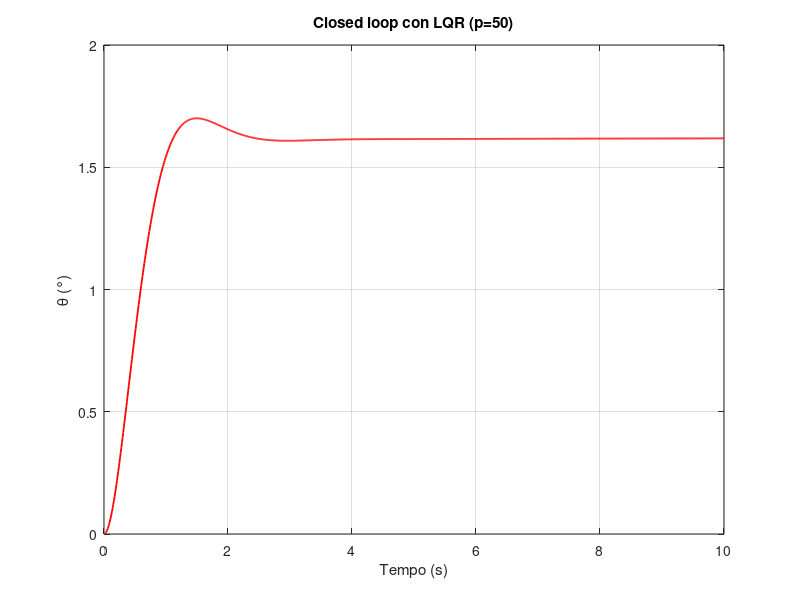

The MATLAB source for this figure: (Note: this script raises an error after producing the figure.)
%% Controllabilità, closed loop, lqr, Nbar, variazioni di p ed R

clear; close all; clc;
A = [-0.313 56.7 0; -0.0139 -0.426 0; 0 56.7 0]; B = [0.232; 0.0203; 0]; C = [0 0 1]; D = 0;
t = 0:0.01:10;
r = rad2deg(0.2);     % riferimento: con questo passiamo da radianti a gradi con il minimo errore

Kal = ctrb(A,B);      % matrice di controllabilità di Kalman, ctrb la crea
rank_Kal = rank(Kal);
if rank_Kal==3
    fprintf('Il sistema è completamente controllabile.\n\n')
else
    fprintf('Il sistema NON è completamente controllabile, male male.\n')
end

% Cerchiamo la matrice K (Kalmann gain) con il metodo lqr
p = 50;
Q = p*(C'*C);
R = 1;
K = lqr(A,B,Q,R);
sist_cc_lqr = ss(A-B*K, B, C, D);            % sistema circuito chiuso con LQR
plot(t, (step(r*sist_cc_lqr,t)), 'r', 'LineWidth', 1.3); grid on; title('Closed loop con LQR (p=50)'); xlabel('Tempo (s)'); ylabel('\theta (°)');

% Questi comandi permettono di ottenere rise time, settling time e overshoot
info = stepinfo(r*sist_cc_lqr);
rise_time = info.RiseTime; settling_time = info.SettlingTime; overshoot = info.Overshoot;

ftcc_lqr = tf(sist_cc_lqr);                 % funzione di trasferimento circuito chiuso con lqr
thetaf_lqr = dcgain(r*ftcc_lqr);              % valore a regime (stady state value)
err_regime_lqr = (r-thetaf_lqr)/r*100;
fprintf('Caso p = %d e R = %d.\nIl theta finale con solo lqr è %.2f°, quindi troppo poco.\nInoltre l''errore a regime è %.2f%%\n', p, R, thetaf_lqr, err_regime_lqr)

% Aggiunta del precompensatore Nbar
Nbar = rscale(A,B,C,D,K);
sist_cc_lqr_Nbar = ss(A-B*K, B*Nbar, C, D);
ftcc_lqr_Nbar = tf(sist_cc_lqr_Nbar);           % ora ho la ft data da lqr dopo aver applicato Nbar
thetaf_Nbar = dcgain(r*ftcc_lqr_Nbar);
err_regime_lqr_Nbar = abs((r-thetaf_Nbar)/r*100);

fprintf('\nRequisiti di progettazione:\n- overshoot < 10%%\n- tempo di salita < 2s\n- tempo di assestamento < 10s\n- errore a regime < 2%%\n\n')
fprintf('Con p = %i e R = %i ho:\n- overshoot = %.2f%%\n- tempo di salita = %.4fs\n- tempo di assestamento = %.4fs\n- errore a regime = %.2d%%\n ', p, R, overshoot, rise_time, settling_time, err_regime_lqr_Nbar)

figure; plot(t, (step(r*sist_cc_lqr,t)), 'r', t, step(r*sist_cc_lqr_Nbar,t), 'b', t, r*ones(size(t)), 'k--', 'LineWidth', 1.3); grid on; title('Closed loop (con LQR) con e senza Nbar (p = 50)'); xlabel('Tempo (s)'); ylabel('\theta (°)'); legend('Closed loop con LQR', 'Closed loop con LQR e Nbar', 'Riferimento');

% figure; step(r*sist_cc_Nbar); grid on; ylabel('angolo di beccheggio (°)'); title('CC con LQR e Nbar (p=50)');

% Sistema con uscita delta (deflessione equilibratore)
theta = step(r*sist_cc_lqr_Nbar, t);
sist_delta = ss(A-B*K, B*Nbar, -K, Nbar);
delta = step(r*sist_delta, t);
% figure; plot(delta, 'LineWidth', 1.5); grid on; xlabel('Tempo (s)'); ylabel('\delta (°)'); title('Deflessione dell''equilibratore (p=50, con Nbar)');

delta_max=max(abs(delta));
fprintf('\nPicco di delta = %.2f°.\n', delta_max);
fprintf('\nIl picco di delta è più di quanto un equilibratore reale possa deflettere.\nIl progetto non è realistico. Mi sembra un problema.\n')

% figure; plot(t, theta, 'r', t, delta, 'b', 'LineWidth', 1.3); grid on; xlabel('Tempo (s)'); ylabel('Angolo (°)'); legend('Angolo di beccheggio (\theta)', 'Deflessione dell''equilibratore (\delta)');
figure;
subplot(2,1,1); plot(t, theta, 'b', t, r*ones(size(t)), 'k--', 'LineWidth', 1.3); grid on; title('Variazione degli angoli di beccheggio e deflessione'); xlabel('Tempo (s)'); ylabel('\theta (°)');
% legend('Angolo di beccheggio', 'Riferimento', 'Location', 'southeast')
legend('','Riferimento', 'Location', 'southeast')

subplot(2,1,2); plot(t, delta, 'r', t, 0*ones(size(t)), 'k--', 'LineWidth', 1.3); grid on; xlabel('Tempo (s)'); ylabel('\delta (°)');
% legend('Angolo di deflessione', 'Riferimento', 'Location', 'northeast')
% legend('', 'Riferimento', 'Location', 'northeast')

S_lqr = valuta(A, B, C, K, Nbar, t);

% Valutazione del costo J
[K,S,P] = lqr(A,B,Q,R);    % dà K, la matrice soluzione dell'equazione di Riccati, i poli a cc (autovalori di A−BK)
x_ss = [0 0 r]'; 
J = x_ss' * S * x_ss;
fprintf('\nIl costo J è %.1f.\n', J)

%% R = 1 fissato, variamo p
t = 0:0.01:3;
pv  = [4 50 200];

figure('Name','Variazione di p');
fprintf('\n------------------ LQR al variare di p (con Nbar e R = 1) ------------------\n');
fprintf('%6s %12s %14s %15s %10s %13s\n', 'p','Overshoot[%]','t salita(s)','t assest.(s)','Errore[%]','max|delta|(°)');

for i = 1:numel(pv)
    K = lqr(A, B, pv(i)*(C'*C), R); Nbar = rscale(A, B, C, D, K);
    S = valuta(A, B, C, K, Nbar, t);       % in S ci sono 3 colonne: theta, delta e stepinfo
    subplot(2,1,1)
    plot(t, S.y, 'LineWidth', 1.3)      % questo restituisce theta
    hold on
    subplot(2,1,2)
    plot(t, S.u, 'LineWidth', 1.3)      % questo restituisce delta
    hold on

    errore = abs(r - S.y(end))/r*100;
    fprintf('%6g %12.2f %14.3f %15.3f %10.3f %13.1f\n', pv(i), S.info.Overshoot, S.info.RiseTime, S.info.SettlingTime, errore, max(abs(S.u)));
end

subplot(2,1,1)
yline(r, 'k--'); grid on; ylabel('\theta (°)')
title('p grande: risposta più veloce...')
legend('p = 4', 'p = 50', 'p = 200', 'Riferimento', 'Location', 'southeast')

subplot(2,1,2)
yline(0, 'k--'); grid on; ylabel('\delta (°)'); xlabel('Tempo (s)')
title('... ma sforzo di controllo più grande (R = 1)')
legend('p = 4', 'p = 50', 'p = 200', 'Riferimento', 'Location', 'northeast')


%% p = 50 fissato, variamo R
t = 0:0.01:3;
p = 50;
Rv  = [0.1 1 10];

figure('Name','Variazione di R');
fprintf('\n------------------ LQR al variare di R (con Nbar e p = 50) ------------------\n');
fprintf('%6s %12s %14s %15s %10s %13s\n', 'R','Overshoot[%]','t salita(s)','t assest.(s)','Errore[%]','max|delta|(°)');

for i = 1:numel(Rv)
    K = lqr(A, B, p*(C'*C), Rv(i)); Nbar = rscale(A, B, C, D, K);
    S = valuta(A, B, C, K, Nbar, t);       % in S ci sono 3 colonne: theta, delta e stepinfo
    subplot(2,1,1)
    plot(t, S.y, 'LineWidth', 1.3)      % questo restituisce theta
    hold on
    subplot(2,1,2)
    plot(t, S.u, 'LineWidth', 1.3)      % questo restituisce delta
    hold on

    errore = abs(r - S.y(end))/r*100;
    fprintf('%6g %12.2f %14.3f %15.3f %10.3f %13.1f\n', Rv(i), S.info.Overshoot, S.info.RiseTime, S.info.SettlingTime, errore, max(abs(S.u)));
end

subplot(2,1,1)
yline(r, 'k--'); grid on; ylabel('\theta (°)')
title('R grande: risposta più lenta...')
legend('R = 0.1', 'R = 1', 'R = 10', 'Riferimento', 'Location', 'southeast')

subplot(2,1,2)
yline(0, 'k--'); grid on; ylabel('\delta (°)'); xlabel('Tempo (s)')
title('... ma sforzo di controllo più piccolo (p = 50)')
legend('R = 0.1', 'R = 1', 'R = 10', 'Riferimento', 'Location', 'northeast')


%% Variazione sia di p che di R
% Questa è l'unica parte finita da Claude perchè da solo non riuscivo a mixare p ed R a livello grafico

t   = 0:0.01:2;
% r   = 0.2;
pv  = [4 50];
Rv  = [0.05 1];

col  = lines(numel(pv));      % un colore per ogni p
stile = {'-', '--'};          % uno stile per ogni R

figure('Name','Variazione di p e R');
fprintf('\n------------------ LQR al variare di p ed R (con Nbar) ------------------\n');
fprintf('%6s %6s %12s %14s %15s %10s %13s\n', 'p','R','Overshoot[%]','t salita(s)','t assest.(s)','Errore[%]','max|delta|(°)');

for i = 1:numel(pv)
    for j = 1:numel(Rv)
        K    = lqr(A, B, pv(i)*(C'*C), Rv(j));
        Nbar = rscale(A, B, C, D, K);
        S    = valuta(A, B, C, K, Nbar, t);

        subplot(2,1,1)
        plot(t, S.y, stile{j}, 'Color', col(i,:), 'LineWidth', 1.3)
        hold on

        subplot(2,1,2)
        plot(t, S.u, stile{j}, 'Color', col(i,:), 'LineWidth', 1.3)
        hold on

        errore = abs(r - S.y(end))/r*100;
        fprintf('%6g %6g %12.2f %14.3f %15.3f %10.3f %13.1f\n', pv(i), Rv(j), S.info.Overshoot, S.info.RiseTime, S.info.SettlingTime, errore, max(abs(S.u)));
    end
end

% Curve per la legenda: colori per p, stili (in nero) per R
subplot(2,1,1)
hp1 = plot(NaN, NaN, '-',  'Color', col(1,:), 'LineWidth', 1.3);
hp2 = plot(NaN, NaN, '-',  'Color', col(2,:), 'LineWidth', 1.3);
hR1 = plot(NaN, NaN, stile{1}, 'Color', 'k', 'LineWidth', 1.3);
hR2 = plot(NaN, NaN, stile{2}, 'Color', 'k', 'LineWidth', 1.3);
hr  = plot([t(1) t(end)], [r r], 'k:', 'LineWidth', 1);             % da togliere per non avere il riferimento
grid on; ylabel('\theta (°)');
title('Variazione simultanea di p e R')
legend([hp1 hp2 hR1 hR2 hr], 'p = 4', 'p = 50', 'R = 0.1', 'R = 1', 'Riferimento', 'Location', 'southeast')   % da togliere per non avere il riferimento
% legend([hp1 hp2 hR1 hR2], 'p = 4', 'p = 50', 'R = 0.1', 'R = 1', 'Location', 'southeast')   % da mettere per non avere il riferimento

subplot(2,1,2)
hp1 = plot(NaN, NaN, '-',  'Color', col(1,:), 'LineWidth', 1.3);
hp2 = plot(NaN, NaN, '-',  'Color', col(2,:), 'LineWidth', 1.3);
hR1 = plot(NaN, NaN, stile{1}, 'Color', 'k', 'LineWidth', 1.3);
hR2 = plot(NaN, NaN, stile{2}, 'Color', 'k', 'LineWidth', 1.3);
hr  = plot([t(1) t(end)], [0 0], 'k:', 'LineWidth', 1);           % da togliere per non avere il riferimento
grid on; ylabel('\delta (°)'); xlabel('Tempo (s)')
legend([hp1 hp2 hR1 hR2 hr], 'p = 4', 'p = 50', 'R = 0.1', 'R = 1', 'Riferimento', 'Location', 'northeast')   % da togliere per non avere il riferimento
% legend([hp1 hp2 hR1 hR2], 'p = 4', 'p = 50', 'R = 0.1', 'R = 1', 'Location', 'northeast')   % da mettere per non avere il riferimento



% close all;



%% ---------- FUNZIONI LOCALI ----------
function S = valuta(A, B, C, K, Nbar, t)
% Simula la risposta al gradino di ampiezza 0.2 rad (in gradi) con la legge delta = Nbar*0.2 - K*x.
r = rad2deg(0.2);
sys_y = ss(A - B*K, B*Nbar, C,  0);          % riferimento: theta
sys_u = ss(A - B*K, B*Nbar, -K, Nbar);       % riferimento: delta
S.y    = step(r*sys_y, t);                 % theta(t)
S.u    = step(r*sys_u, t);                 % delta(t)
S.info = stepinfo(S.y, t(:), r);           % overshoot, tempo di salita, assestamento
end
